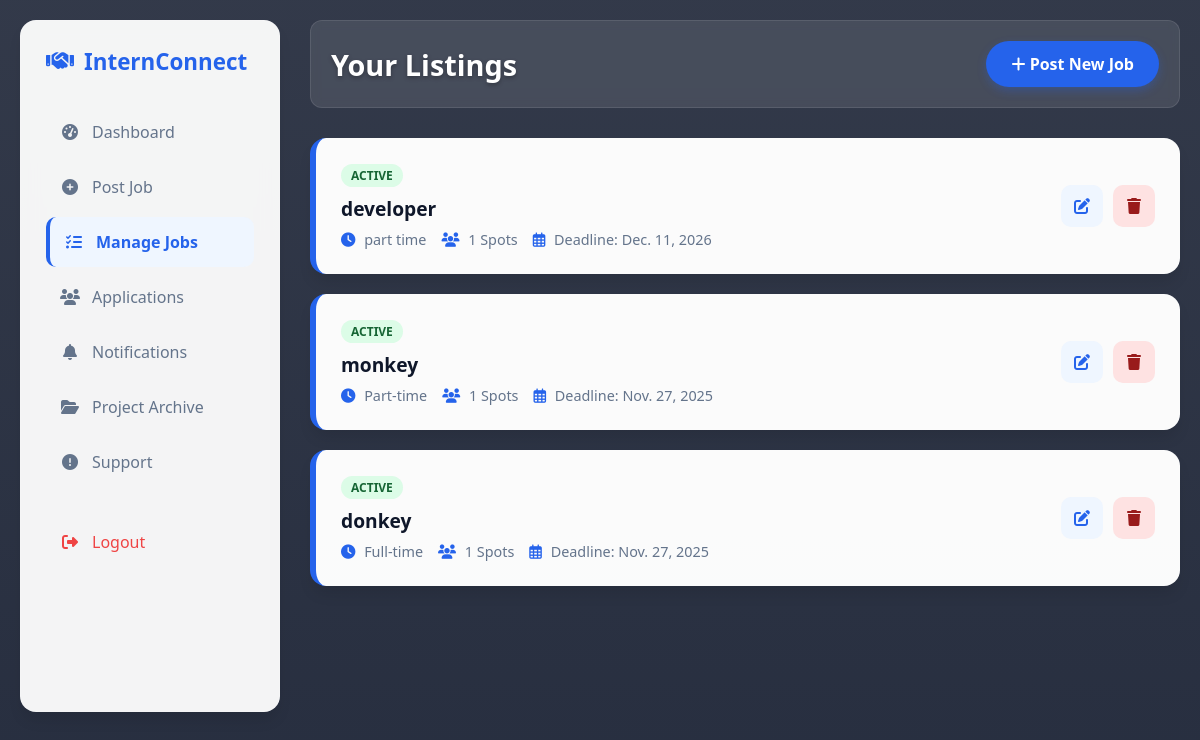
The page /internship/manage/ (signed in) on the database its author committed.
### myapp/models.py (models this page shows, shortened)
class Internship(models.Model):
    company = models.ForeignKey(Employer, on_delete=models.CASCADE, null=True)
    positionTitle = models.CharField(max_length=100)
    positionDescription = models.TextField()
    department = models.CharField(max_length=100, choices=CATEGORY_CHOICES, default='Other') # Updated
    internshipType = models.CharField(max_length=100)
    startDate = models.DateField()
    duration = models.CharField(max_length=100)
    stipend = models.CharField(max_length=100)
    positionsAvailable = models.IntegerField(default=1)
    educationLevel = models.CharField(max_length=100)
    Skills = models.CharField(max_length=200)
    preferredSkills = models.CharField(max_length=200)
    applicationDeadline = models.DateField()
    howToApply = models.CharField(max_length=100)
    contactEmail = models.EmailField()
    contactPhone = models.CharField(max_length=20)
    status = models.CharField(max_length=20, default='Active') # 'Active' or 'Draft'

### myapp/views.py (the view)
# urls.py: path('internship/manage/', views.manage_internships, name='manage_internships'),
def manage_internships(request):
    if 'cid' not in request.session: return redirect('login')
    employer = Employer.objects.get(id=request.session['cid'])
    internships = Internship.objects.filter(company=employer)
    return render(request, 'company/internshipmanager.html', {'inte': internships})

### myapp/templates/company/internshipmanager.html (shortened to what this page needs)
<!DOCTYPE html>
<html lang="en">
<head>
    <link rel="stylesheet" href="https://cdnjs.cloudflare.com/ajax/libs/font-awesome/6.4.0/css/all.min.css">
</head>
<body>
    <div class="container">
        <div class="sidebar">
            <div class="brand"><i class="fas fa-handshake"></i> InternConnect</div>
            <a href="{% url 'company_dashboard' %}" class="menu-item"><i class="fas fa-tachometer-alt"></i> Dashboard</a>
            <a href="{% url 'add_internship' %}" class="menu-item"><i class="fas fa-plus-circle"></i> Post Job</a>
            <a href="#" class="menu-item active"><i class="fas fa-tasks"></i> Manage Jobs</a>
            <a href="{% url 'company_profile_apps' %}" class="menu-item"><i class="fas fa-users"></i> Applications</a>
            <a href="{% url 'my_notifications' %}" class="menu-item"><i class="fas fa-bell"></i> Notifications</a>
             <a href="{% url 'project_archive' %}" class="menu-item"><i class="fas fa-folder-open"></i> Project Archive</a>
            <a href="{% url 'file_complaint' %}" class="menu-item"><i class="fas fa-exclamation-circle"></i> Support</a>
            <a href="{% url 'logout' %}" class="menu-item" style="color: #ef4444; margin-top: 30px;"><i class="fas fa-sign-out-alt"></i> Logout</a>
        </div>
        <div class="main-content">
            <div class="header">
                <h1>Your Listings</h1>
                <a href="{% url 'add_internship' %}" class="btn-add"><i class="fas fa-plus"></i> Post New Job</a>
            </div>
            {% for i in inte %}
            <div class="job-card">
                <div class="job-info">
                    {% if i.status == 'Draft' %}
                        <span class="status-tag status-draft">Draft</span>
                    {% else %}
                        <span class="status-tag status-active">Active</span>
                    {% endif %}
                    <h3>{{ i.positionTitle }}</h3>
                    <div class="job-meta">
                        <span><i class="fas fa-clock"></i> {{ i.internshipType }}</span>
                        <span><i class="fas fa-users"></i> {{ i.positionsAvailable }} Spots</span>
                        <span><i class="far fa-calendar-alt"></i> Deadline: {{ i.applicationDeadline }}</span>
                    </div>
                </div>
                <div class="actions">
                    <a href="{% url 'edit_internship' i.id %}" class="btn-icon btn-edit" title="Edit"><i class="fas fa-edit"></i></a>
                    <a href="{% url 'delete_internship' i.id %}" class="btn-icon btn-delete" title="Delete" onclick="return confirm('Delete this job?');"><i class="fas fa-trash"></i></a>
                </div>
            </div>
            {% empty %}
            <div class="empty-state">
                <i class="fas fa-folder-open"></i>
                <p>No jobs posted yet. Start hiring today!</p>
            </div>
            {% endfor %}
        </div>
    </div>
</body>
</html>

### myapp/templates/company/internshipmanager.html (style rules this page uses)
:root { --primary: #0f172a; --accent: #2563eb; --light: #f1f5f9; --shadow: 0 10px 15px -3px rgba(0,0,0,0.1); }
body { font-family: 'Segoe UI', sans-serif; margin: 0; padding: 20px; background: linear-gradient(rgba(15, 23, 42, 0.85), rgba(15, 23, 42, 0.9)), url('https://images.unsplash.com/photo-1486406146926-c627a92ad1ab?ixlib=rb-1.2.1&auto=format&fit=crop&w=1600&q=80'); background-size: cover; background-position: center; background-attachment: fixed; min-height: 100vh; color: #334155; }
.container { max-width: 1200px; margin: 0 auto; display: grid; grid-template-columns: 260px 1fr; gap: 30px; }
.sidebar { background: rgba(255, 255, 255, 0.95); backdrop-filter: blur(10px); border-radius: 16px; padding: 25px; height: fit-content; min-height: 80vh; box-shadow: var(--shadow); position: sticky; top: 20px; border: 1px solid rgba(255,255,255,0.1); }
.brand { font-size: 1.4rem; font-weight: 700; color: var(--accent); margin-bottom: 30px; display: flex; align-items: center; gap: 10px; }
.menu-item { display: flex; align-items: center; gap: 12px; padding: 14px; color: #64748b; text-decoration: none; border-radius: 10px; margin-bottom: 5px; font-weight: 500; transition: 0.3s; }
.menu-item.active { background: #eff6ff; color: var(--accent); font-weight: 600; border-left: 4px solid var(--accent); }
.menu-item i { width: 20px; text-align: center; }
.header { display: flex; justify-content: space-between; align-items: center; margin-bottom: 30px; background: rgba(255,255,255,0.1); padding: 20px; border-radius: 12px; backdrop-filter: blur(5px); border: 1px solid rgba(255,255,255,0.1); }
h1 { margin: 0; color: white; font-size: 1.8rem; text-shadow: 0 2px 4px rgba(0,0,0,0.3); }
.btn-add { background: var(--accent); color: white; padding: 12px 25px; border-radius: 50px; text-decoration: none; font-weight: bold; transition: 0.3s; box-shadow: 0 4px 10px rgba(37, 99, 235, 0.3); }
.job-card { background: rgba(255, 255, 255, 0.98); border-radius: 16px; padding: 25px; box-shadow: var(--shadow); margin-bottom: 20px; border-left: 6px solid var(--accent); display: flex; justify-content: space-between; align-items: center; animation: fadeIn 0.5s ease-out; transition: 0.3s; }
.job-info h3 { margin: 0 0 8px 0; font-size: 1.2rem; color: var(--primary); }
.job-meta { color: #64748b; font-size: 0.9rem; display: flex; gap: 15px; align-items: center; }
.job-meta i { color: var(--accent); margin-right: 5px; }
.status-tag { padding: 3px 10px; border-radius: 20px; font-size: 0.75rem; font-weight: bold; text-transform: uppercase; margin-bottom: 8px; display: inline-block; }
.status-active { background: #dcfce7; color: #166534; }
.actions { display: flex; gap: 10px; }
.btn-icon { width: 42px; height: 42px; border-radius: 10px; display: flex; align-items: center; justify-content: center; transition: 0.3s; text-decoration: none; font-size: 1rem; }
.btn-edit { background: #eff6ff; color: var(--accent); }
.btn-delete { background: #fee2e2; color: #991b1b; }

### rows shown on the page
Internship: status "ACTIVE", positionTitle "developer", internshipType "part time", positionsAvailable "1", applicationDeadline "Dec. 11, 2026"
Internship: status "ACTIVE", positionTitle "monkey", internshipType "Part-time", positionsAvailable "1", applicationDeadline "Nov. 27, 2025"
Internship: status "ACTIVE", positionTitle "donkey", internshipType "Full-time", positionsAvailable "1", applicationDeadline "Nov. 27, 2025"
